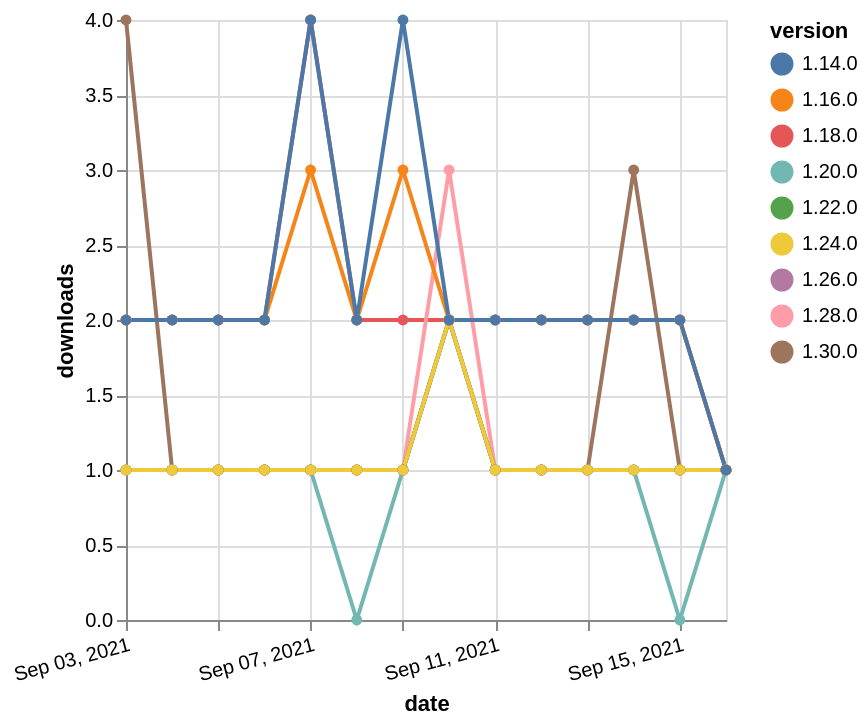

Write a Vega-Lite specification for this figure.
### Vega-Lite specification from a JSON file in a GitHub repository (floating-point values rounded to 4 significant figures)
{"$schema": "https://vega.github.io/schema/vega-lite/v5.json", "description": "A simple bar chart with embedded data.", "data": {"values": [{"date": "2021-09-03", "total": 2391, "delta": 2, "version": "1.18.0"}, {"date": "2021-09-04", "total": 2393, "delta": 2, "version": "1.18.0"}, {"date": "2021-09-05", "total": 2395, "delta": 2, "version": "1.18.0"}, {"date": "2021-09-06", "total": 2397, "delta": 2, "version": "1.18.0"}, {"date": "2021-09-07", "total": 2401, "delta": 4, "version": "1.18.0"}, {"date": "2021-09-08", "total": 2403, "delta": 2, "version": "1.18.0"}, {"date": "2021-09-09", "total": 2405, "delta": 2, "version": "1.18.0"}, {"date": "2021-09-10", "total": 2407, "delta": 2, "version": "1.18.0"}, {"date": "2021-09-11", "total": 2409, "delta": 2, "version": "1.18.0"}, {"date": "2021-09-12", "total": 2411, "delta": 2, "version": "1.18.0"}, {"date": "2021-09-13", "total": 2413, "delta": 2, "version": "1.18.0"}, {"date": "2021-09-14", "total": 2415, "delta": 2, "version": "1.18.0"}, {"date": "2021-09-15", "total": 2417, "delta": 2, "version": "1.18.0"}, {"date": "2021-09-16", "total": 2418, "delta": 1, "version": "1.18.0"}, {"date": "2021-09-03", "total": 191, "delta": 1, "version": "1.22.0"}, {"date": "2021-09-04", "total": 192, "delta": 1, "version": "1.22.0"}, {"date": "2021-09-05", "total": 193, "delta": 1, "version": "1.22.0"}, {"date": "2021-09-06", "total": 194, "delta": 1, "version": "1.22.0"}, {"date": "2021-09-07", "total": 195, "delta": 1, "version": "1.22.0"}, {"date": "2021-09-08", "total": 196, "delta": 1, "version": "1.22.0"}, {"date": "2021-09-09", "total": 197, "delta": 1, "version": "1.22.0"}, {"date": "2021-09-10", "total": 199, "delta": 2, "version": "1.22.0"}, {"date": "2021-09-11", "total": 200, "delta": 1, "version": "1.22.0"}, {"date": "2021-09-12", "total": 201, "delta": 1, "version": "1.22.0"}, {"date": "2021-09-13", "total": 202, "delta": 1, "version": "1.22.0"}, {"date": "2021-09-14", "total": 203, "delta": 1, "version": "1.22.0"}, {"date": "2021-09-15", "total": 204, "delta": 1, "version": "1.22.0"}, {"date": "2021-09-16", "total": 205, "delta": 1, "version": "1.22.0"}, {"date": "2021-09-03", "total": 167, "delta": 1, "version": "1.28.0"}, {"date": "2021-09-04", "total": 168, "delta": 1, "version": "1.28.0"}, {"date": "2021-09-05", "total": 169, "delta": 1, "version": "1.28.0"}, {"date": "2021-09-06", "total": 170, "delta": 1, "version": "1.28.0"}, {"date": "2021-09-07", "total": 171, "delta": 1, "version": "1.28.0"}, {"date": "2021-09-08", "total": 172, "delta": 1, "version": "1.28.0"}, {"date": "2021-09-09", "total": 173, "delta": 1, "version": "1.28.0"}, {"date": "2021-09-10", "total": 176, "delta": 3, "version": "1.28.0"}, {"date": "2021-09-11", "total": 177, "delta": 1, "version": "1.28.0"}, {"date": "2021-09-12", "total": 178, "delta": 1, "version": "1.28.0"}, {"date": "2021-09-13", "total": 179, "delta": 1, "version": "1.28.0"}, {"date": "2021-09-14", "total": 180, "delta": 1, "version": "1.28.0"}, {"date": "2021-09-15", "total": 181, "delta": 1, "version": "1.28.0"}, {"date": "2021-09-16", "total": 182, "delta": 1, "version": "1.28.0"}, {"date": "2021-09-03", "total": 154, "delta": 1, "version": "1.26.0"}, {"date": "2021-09-04", "total": 155, "delta": 1, "version": "1.26.0"}, {"date": "2021-09-05", "total": 156, "delta": 1, "version": "1.26.0"}, {"date": "2021-09-06", "total": 157, "delta": 1, "version": "1.26.0"}, {"date": "2021-09-07", "total": 158, "delta": 1, "version": "1.26.0"}, {"date": "2021-09-08", "total": 159, "delta": 1, "version": "1.26.0"}, {"date": "2021-09-09", "total": 160, "delta": 1, "version": "1.26.0"}, {"date": "2021-09-10", "total": 162, "delta": 2, "version": "1.26.0"}, {"date": "2021-09-11", "total": 163, "delta": 1, "version": "1.26.0"}, {"date": "2021-09-12", "total": 164, "delta": 1, "version": "1.26.0"}, {"date": "2021-09-13", "total": 165, "delta": 1, "version": "1.26.0"}, {"date": "2021-09-14", "total": 166, "delta": 1, "version": "1.26.0"}, {"date": "2021-09-15", "total": 167, "delta": 1, "version": "1.26.0"}, {"date": "2021-09-16", "total": 168, "delta": 1, "version": "1.26.0"}, {"date": "2021-09-03", "total": 231, "delta": 1, "version": "1.20.0"}, {"date": "2021-09-04", "total": 232, "delta": 1, "version": "1.20.0"}, {"date": "2021-09-05", "total": 233, "delta": 1, "version": "1.20.0"}, {"date": "2021-09-06", "total": 234, "delta": 1, "version": "1.20.0"}, {"date": "2021-09-07", "total": 235, "delta": 1, "version": "1.20.0"}, {"date": "2021-09-08", "total": 235, "delta": 0, "version": "1.20.0"}, {"date": "2021-09-09", "total": 236, "delta": 1, "version": "1.20.0"}, {"date": "2021-09-10", "total": 238, "delta": 2, "version": "1.20.0"}, {"date": "2021-09-11", "total": 239, "delta": 1, "version": "1.20.0"}, {"date": "2021-09-12", "total": 240, "delta": 1, "version": "1.20.0"}, {"date": "2021-09-13", "total": 241, "delta": 1, "version": "1.20.0"}, {"date": "2021-09-14", "total": 242, "delta": 1, "version": "1.20.0"}, {"date": "2021-09-15", "total": 242, "delta": 0, "version": "1.20.0"}, {"date": "2021-09-16", "total": 243, "delta": 1, "version": "1.20.0"}, {"date": "2021-09-03", "total": 2628, "delta": 2, "version": "1.16.0"}, {"date": "2021-09-04", "total": 2630, "delta": 2, "version": "1.16.0"}, {"date": "2021-09-05", "total": 2632, "delta": 2, "version": "1.16.0"}, {"date": "2021-09-06", "total": 2634, "delta": 2, "version": "1.16.0"}, {"date": "2021-09-07", "total": 2637, "delta": 3, "version": "1.16.0"}, {"date": "2021-09-08", "total": 2639, "delta": 2, "version": "1.16.0"}, {"date": "2021-09-09", "total": 2642, "delta": 3, "version": "1.16.0"}, {"date": "2021-09-10", "total": 2644, "delta": 2, "version": "1.16.0"}, {"date": "2021-09-11", "total": 2646, "delta": 2, "version": "1.16.0"}, {"date": "2021-09-12", "total": 2648, "delta": 2, "version": "1.16.0"}, {"date": "2021-09-13", "total": 2650, "delta": 2, "version": "1.16.0"}, {"date": "2021-09-14", "total": 2652, "delta": 2, "version": "1.16.0"}, {"date": "2021-09-15", "total": 2654, "delta": 2, "version": "1.16.0"}, {"date": "2021-09-16", "total": 2655, "delta": 1, "version": "1.16.0"}, {"date": "2021-09-03", "total": 118, "delta": 4, "version": "1.30.0"}, {"date": "2021-09-04", "total": 119, "delta": 1, "version": "1.30.0"}, {"date": "2021-09-05", "total": 120, "delta": 1, "version": "1.30.0"}, {"date": "2021-09-06", "total": 121, "delta": 1, "version": "1.30.0"}, {"date": "2021-09-07", "total": 122, "delta": 1, "version": "1.30.0"}, {"date": "2021-09-08", "total": 123, "delta": 1, "version": "1.30.0"}, {"date": "2021-09-09", "total": 124, "delta": 1, "version": "1.30.0"}, {"date": "2021-09-10", "total": 126, "delta": 2, "version": "1.30.0"}, {"date": "2021-09-11", "total": 127, "delta": 1, "version": "1.30.0"}, {"date": "2021-09-12", "total": 128, "delta": 1, "version": "1.30.0"}, {"date": "2021-09-13", "total": 129, "delta": 1, "version": "1.30.0"}, {"date": "2021-09-14", "total": 132, "delta": 3, "version": "1.30.0"}, {"date": "2021-09-15", "total": 133, "delta": 1, "version": "1.30.0"}, {"date": "2021-09-16", "total": 134, "delta": 1, "version": "1.30.0"}, {"date": "2021-09-03", "total": 177, "delta": 1, "version": "1.24.0"}, {"date": "2021-09-04", "total": 178, "delta": 1, "version": "1.24.0"}, {"date": "2021-09-05", "total": 179, "delta": 1, "version": "1.24.0"}, {"date": "2021-09-06", "total": 180, "delta": 1, "version": "1.24.0"}, {"date": "2021-09-07", "total": 181, "delta": 1, "version": "1.24.0"}, {"date": "2021-09-08", "total": 182, "delta": 1, "version": "1.24.0"}, {"date": "2021-09-09", "total": 183, "delta": 1, "version": "1.24.0"}, {"date": "2021-09-10", "total": 185, "delta": 2, "version": "1.24.0"}, {"date": "2021-09-11", "total": 186, "delta": 1, "version": "1.24.0"}, {"date": "2021-09-12", "total": 187, "delta": 1, "version": "1.24.0"}, {"date": "2021-09-13", "total": 188, "delta": 1, "version": "1.24.0"}, {"date": "2021-09-14", "total": 189, "delta": 1, "version": "1.24.0"}, {"date": "2021-09-15", "total": 190, "delta": 1, "version": "1.24.0"}, {"date": "2021-09-16", "total": 191, "delta": 1, "version": "1.24.0"}, {"date": "2021-09-03", "total": 3030, "delta": 2, "version": "1.14.0"}, {"date": "2021-09-04", "total": 3032, "delta": 2, "version": "1.14.0"}, {"date": "2021-09-05", "total": 3034, "delta": 2, "version": "1.14.0"}, {"date": "2021-09-06", "total": 3036, "delta": 2, "version": "1.14.0"}, {"date": "2021-09-07", "total": 3040, "delta": 4, "version": "1.14.0"}, {"date": "2021-09-08", "total": 3042, "delta": 2, "version": "1.14.0"}, {"date": "2021-09-09", "total": 3046, "delta": 4, "version": "1.14.0"}, {"date": "2021-09-10", "total": 3048, "delta": 2, "version": "1.14.0"}, {"date": "2021-09-11", "total": 3050, "delta": 2, "version": "1.14.0"}, {"date": "2021-09-12", "total": 3052, "delta": 2, "version": "1.14.0"}, {"date": "2021-09-13", "total": 3054, "delta": 2, "version": "1.14.0"}, {"date": "2021-09-14", "total": 3056, "delta": 2, "version": "1.14.0"}, {"date": "2021-09-15", "total": 3058, "delta": 2, "version": "1.14.0"}, {"date": "2021-09-16", "total": 3059, "delta": 1, "version": "1.14.0"}]}, "width": "container", "mark": {"type": "line", "point": {"filled": true}}, "encoding": {"x": {"field": "date", "type": "temporal", "timeUnit": "yearmonthdate", "title": "date", "axis": {"labelAngle": -15}}, "y": {"field": "delta", "type": "quantitative", "title": "downloads"}, "color": {"field": "version", "type": "nominal"}, "tooltip": {"field": "delta"}}}
